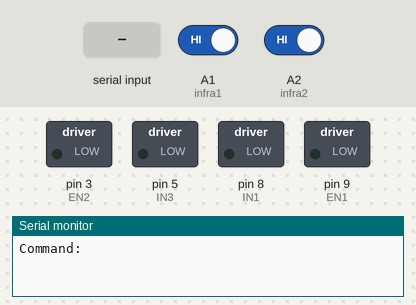
A sketch run on a simulated Arduino Uno, built with avr-gcc and run on an emulated ATmega328P. Parts: switched loads named in the sketch (green lamp = pin HIGH), the last lines printed to the serial monitor. Inputs (shaded band) come from the test bench; at power-on: A1 (infra1) HIGH, A2 (infra2) HIGH.

Above: at 3.2 s.
3.3 s: "Turn right ahead\n" received over Serial
At 4.2 s:
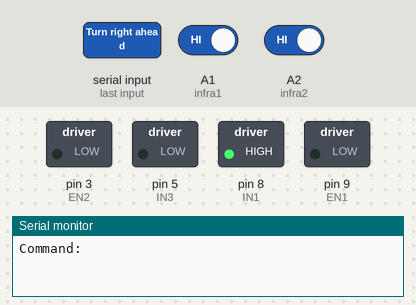
6.3 s: "Turn left ahead\n" received over Serial
At 7.7 s:
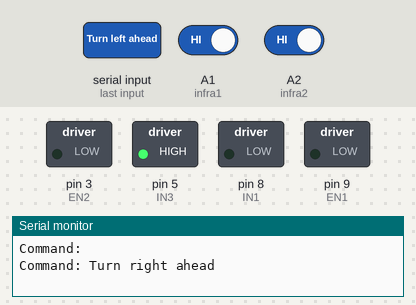
9.3 s: A1 (infra1) driven LOW
At 10.0 s:
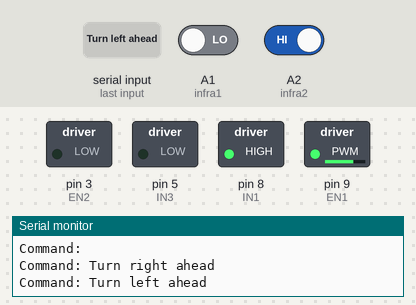
10.8 s: A2 (infra2) driven LOW
At 12.5 s:
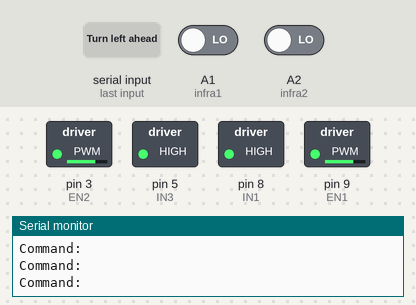
12.8 s: "Stop\n" received over Serial
At 13.4 s:
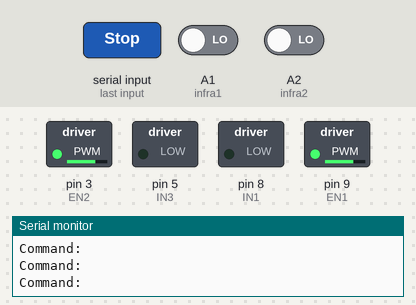
15.8 s: A1 (infra1) driven HIGH
At 16.8 s:
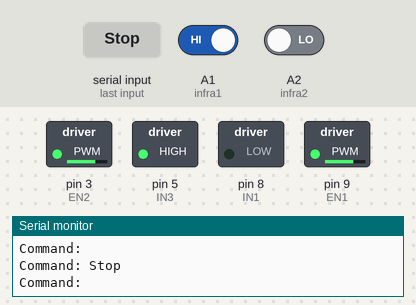
Timing chart, 0 to 18.3 s (numbered marks = the images above; inputs shaded):
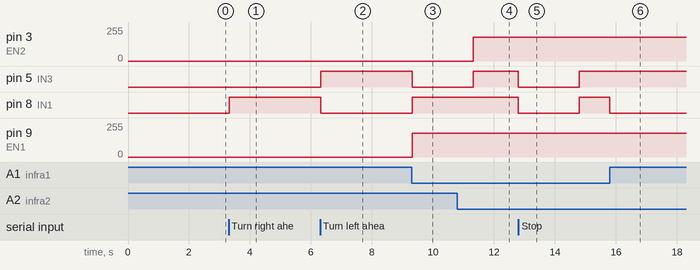

The sketch:

Code_arduino.ino
```cpp
   // Robot suiveur de ligne noir avec 2 tcrt5000 module et arduino uno et module l293d .
String command;
//int right_motor = 4;  // in1 on L293D
//int left_motor = 3; // in3 on L293D
int infra1 =A1;  // pin out tcrt5000 droite
int infra2 =A2;  // pin out tcrt5000 gauche
int valorinfra1 =0;   // variable pour l'etat de la valeur capteur droite
int valorinfra2 =0;    // variable pour l'etat de la valeur capteur gauche

int EN1 = 9;
int IN1 = 8;
int EN2 = 3;
int IN3 = 5;

void setup() {
pinMode(EN1,OUTPUT);
pinMode(EN2,OUTPUT);
pinMode(IN1,OUTPUT);
pinMode(IN3,OUTPUT);
  pinMode(infra1,INPUT);
  pinMode(infra2,INPUT);
  Serial.begin(9600);
  delay(2000);
}

void loop(){
valorinfra1 = digitalRead(infra1 );
valorinfra2 = digitalRead(infra2 );
(Serial.available());{
command = Serial.readStringUntil('\n');
command.trim();

if (command == "Turn right ahead"){
   digitalWrite(IN1,HIGH);
   digitalWrite(IN3,LOW);
   delay(3000);
   Serial.print("Command: ");
   Serial.println(command);}

   else if (command == "Turn left ahead"){
   digitalWrite(IN1,LOW);
   digitalWrite(IN3,HIGH);
   delay(3000);
   Serial.print("Command: ");
   Serial.println(command);}

   else if (command == "Stop"){
   digitalWrite(IN1,LOW);
   digitalWrite(IN3,LOW);
   delay(2000);
   Serial.print("Command: ");
   Serial.println(command);}

   else {
   digitalWrite(IN1,HIGH);
   digitalWrite(IN3,HIGH);
   Serial.print("Command: ");
   Serial.println(command);}
}
if (digitalRead(infra1) == LOW){
  digitalWrite(IN1, HIGH );
  analogWrite(EN1,180);

  }
  else {
  digitalWrite(IN1,LOW);
  }

if (digitalRead(infra2) == LOW){
  digitalWrite(IN3, HIGH );
  analogWrite(EN2,180);
  }
  else {
  digitalWrite(IN3,LOW);
  }
 }
```

Measured:
- after the input at 3.3 s, pin 8 (IN1): LOW → HIGH at once
- after the input at 6.3 s, pin 5 (IN3): LOW → HIGH at once
- after the input at 9.3 s, pin 8 (IN1): LOW → HIGH at once; pin 9 (EN1): 0/255 → 180/255 at once
- after the input at 10.8 s, pin 3 (EN2): 0/255 → 180/255 after 0.52 s; pin 5 (IN3): LOW → HIGH after 0.52 s
- after the input at 12.8 s, pin 5 (IN3), pin 8 (IN1): HIGH → LOW at once, → HIGH 2.0 s later
- after the input at 15.8 s, pin 8 (IN1): HIGH → LOW at once
